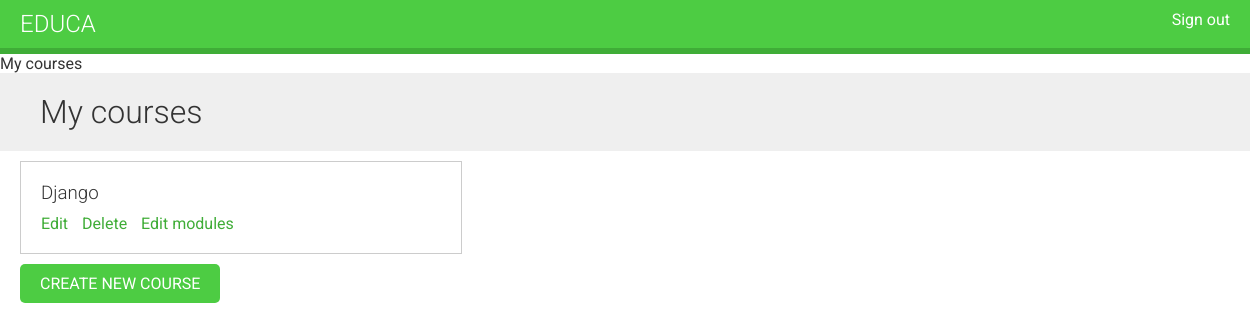
Page /course/mine/ (signed in) on the earlier database version.
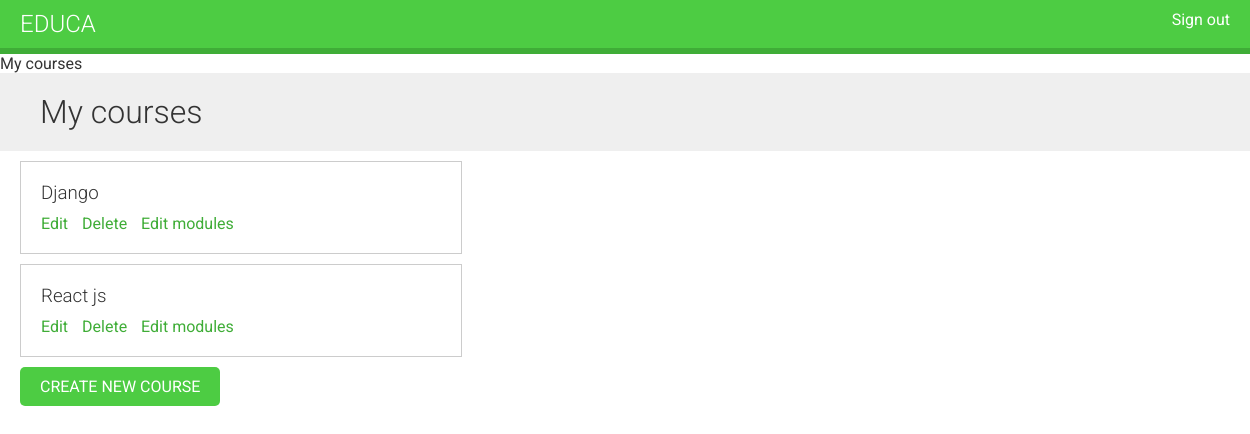
Same page on the later database version.
### courses/models.py (models this page shows, shortened)
class Course(models.Model):
    owner = models.ForeignKey(User,related_name='courses_created',on_delete=models.CASCADE)
    subject = models.ForeignKey(Subject,related_name='courses',on_delete=models.CASCADE)
    title = models.CharField(max_length=200)
    slug = models.SlugField(max_length=200, unique=True)
    overview = models.TextField()
    created = models.DateTimeField(auto_now_add=True)
    class Meta:
        ordering = ['created']

### courses/views.py (the view)
# urls.py: path('mine/',views.ManageCourseListView.as_view(),name='manage_course_list'),
class ManageCourseListView(OwnerCourseMixin, ListView):
    template_name = 'courses/manage/course/list.html'
    permission_required = 'courses.view_course'

### courses/views.py (called while the page is built)
 def get_queryset(self):
     qs = super().get_queryset()
     return qs.filter(owner=self.request.user)

### courses/templates/courses/manage/course/list.html
{% extends "base.html" %}
{% block content %}
{% block title %}My courses{% endblock %}
 <h1>My courses</h1>
 <div class="module">
 {% for course in object_list %}
 <div class="course-info">
 <h3>{{ course.title }}</h3>
 <p>
 <a href="{% url "course_edit" course.id %}">Edit</a>
 <a href="{% url "course_delete" course.id %}">Delete</a>
 <a href="{% url "course_module_update" course.id %}">Edit modules</a>
 </p>
 </div>
 {% empty %}
 <p>You haven't created any courses yet.</p>
 {% endfor %}
 <p>
 <a href="{% url "course_create" %}" class="button">Create new
course</a>
 </p>
 </div>
{% endblock %}

### courses/templates/base.html (shortened to what this page needs)
{% load static %}
<!DOCTYPE html>
<html>
<head>
 <link href="{% static "css/base.css" %}" rel="stylesheet">
</head>
<body>
 <div id="header">
 <a href="/" class="logo">Educa</a>
 <ul class="menu">
 {% if request.user.is_authenticated %}
 <li><a href="{% url "logout" %}">Sign out</a></li>
 {% else %}
 <li><a href="{% url "login" %}">Sign in</a></li>
 {% endif %}
 </ul>
 </div>
 <div id="content">
 {% block content %}
 {% endblock %}
 </div>
</body>
</html>

### courses/static/css/base.css (style rules this page uses)
body { margin:0; font-family:'Roboto', sans-serif; font-weight:400; color:#333; }
a { color:#3fad37; text-decoration:none; }
ul { float:left; }
h1, h2, h3, h4, h5, h6 { font-family:'Roboto', sans-serif; font-weight:300; }
h1 { background:#efefef; width:100%; overflow:auto; padding:20px 0 20px 40px; margin:0; }
.module { padding:10px 20px; float:left; width:600px; }
.module h3 { margin:20px 0 0; padding:0; width:100%; }
.module p { margin:10px 0 20px; width:100%; float:left; }
#header { background:#4dcc43; overflow:auto; padding:10px 20px; border-bottom:6px solid #3fad37; }
#header .logo { text-decoration:none; font-family:'Roboto', sans-serif; font-weight:300; text-transform:uppercase; font-size:24px; color:#fff; float:left; }
#header a { color:#fff; }
#header .menu { list-style:none; float:right; margin:0; padding:0; }
input[type=submit], a.button { border-radius:5px; background:#4dcc43; color:#fff; font-size:16px; text-transform:uppercase; border:none; padding:10px 20px; margin:20px 0; }
.course-info { border:1px solid #ccc; padding:0 20px; margin-bottom:10px; width:400px; overflow:auto; }
.course-info a { margin-right:10px; }

Differences in the rows shown:
added Course: title "React js"
